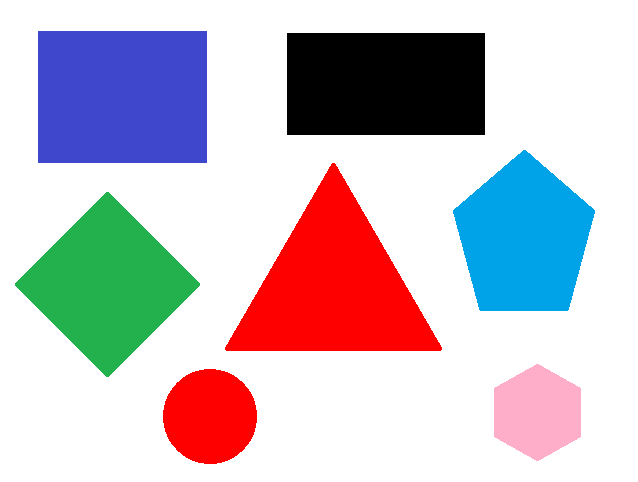
//> input picture test_pic.png, 638 x 482 px
$ ./test_code   (built with g++ and OpenCV 4)
//> lines starting //> are read from the running program, lines starting //| are printed output that depends on the picture; after the words box and inside, x2 and y2 are one past the last pixel; in counts of white or black regions, pixels touching at a corner belong together
//> further down, srcImg is the input picture: 482 rows x 638 cols, CV_8UC3; mean B, G, R 198.8, 190.8, 198.5
#include <iostream>
#include <opencv2/opencv.hpp>
#include <vector>

using namespace std;
using namespace cv;

// usage: detect polygons and return their position in graph
// last update: 7-5-2019 14:50
// input params: source image, output image ,vector of mass of center, vector of shape(int)
void Polygon_detection(Mat &srcImg,Mat &dstImg,vector<Point2f> &out_mc,vector<int> &shape){
  cvtColor(srcImg, srcImg, CV_BGR2GRAY);
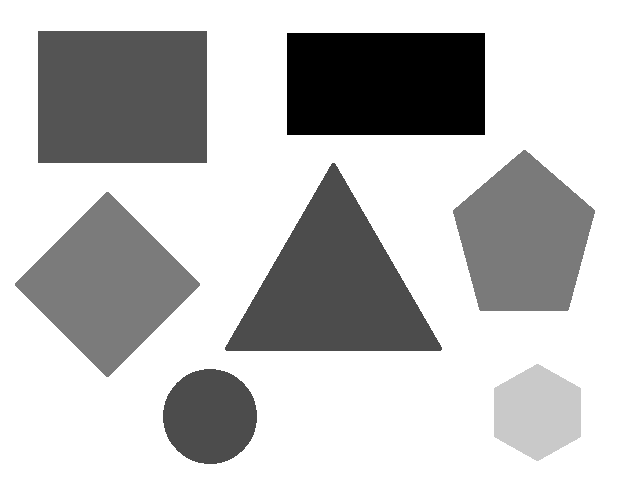
//> srcImg: 482 rows x 638 cols, CV_8UC1; min 0, max 255, mean 194
  threshold(srcImg, srcImg, 200, 255, CV_THRESH_BINARY_INV);
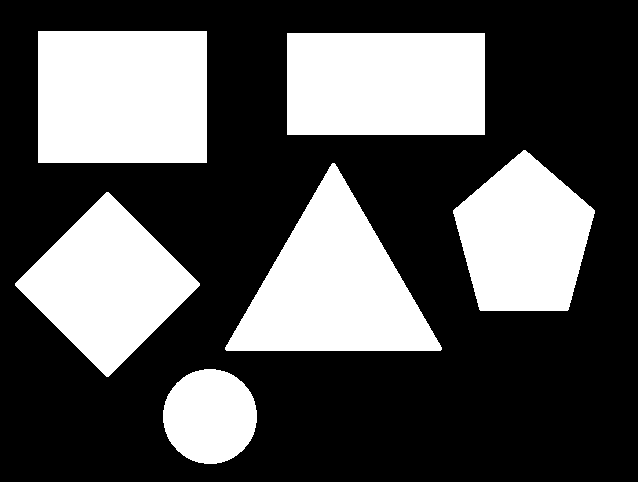
//> srcImg: 482 rows x 638 cols, CV_8UC1; 33.8% white; 6 white regions

  vector<vector<Point> > contours;
  vector<Vec4i> hierarcy;
  findContours(srcImg, contours, hierarcy, 0, CV_CHAIN_APPROX_NONE);
//> contours = 6 contours; box (x1, y1, x2, y2) and area: (38, 31, 207, 163) 22008, (225, 163, 442, 351) 20707, (287, 33, 485, 135) 19897, (15, 192, 200, 377) 17294, (453, 150, 595, 311) 15783, (163, 369, 257, 464) 6872


  vector<Moments>mu(contours.size());
//> mu = 6 items
  vector<vector<Point> > contours_poly(contours.size());
//> contours_poly = 6 empty contours
  vector<Point2f>mc(contours.size());

  for (int i = 0; i < contours.size(); i++) {
    double epsilon = 0.01 * arcLength(contours[i], true);
    approxPolyDP(Mat(contours[i]), contours_poly[i], epsilon, true);
    drawContours(dstImg, contours_poly, i, Scalar(0, 255, 255), 2, 8);
    mu[i] = moments(contours_poly[i], false);
    mc[i] = Point2f(mu[i].m10 / mu[i].m00, mu[i].m01 / mu[i].m00);
    circle(dstImg, mc[i], 4, Scalar(255,0,0), -1, 8, 0);
    out_mc.push_back(mc[i]);
    shape.push_back((int)contours_poly[i].size());
  }
//> this loop made 6 passes
//> epsilon on passes 1 to 6: 3.11, 5.23, 6.79, 5, 5.96, 5.98
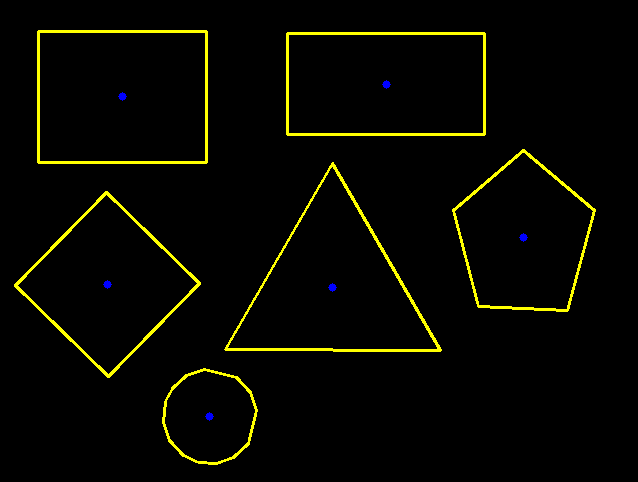
//> dstImg: 482 rows x 638 cols, CV_8UC3; mean B, G, R 0.2, 7.8, 7.8

}

int main() {
  Mat srcImg = imread("test_pic.png");
  Mat dstImg(srcImg.size(), CV_8UC3, Scalar::all(0)); //纯黑图像
  vector<Point2f>mc;
  vector<int> shape;
  Polygon_detection(srcImg,dstImg,mc,shape);
//> mc = 6 Points (x, y): [209.1, 416.3], [107, 284], [332.3, 287.3], [523.5, 237.5], [385.5, 83.5], [122, 96.5]; shape = [14, 4, 3, 5, 4, 4]

  for (int i=0;i<shape.size();i++){
    switch(shape[i]){
      case 3:
        cout<< "Triangle:position:(";
      break;
      case 4:
        cout<< "Rectangle:position:(";
      break;
      case 5:
        cout<< "Pentagon:position:(";
      break;
      case 6:
        cout<< "Hexagon:position:(";
      break;
      default:
        cout<< "Circle:position:(";
    }
    cout<<mc[i]<<")"<<endl;
  }
//> this loop made 6 passes
//| Circle:position:([209.107, 416.275])
//| Rectangle:position:([107, 284])
//| Triangle:position:([332.333, 287.333])
//| Pentagon:position:([523.467, 237.496])
//| Rectangle:position:([385.5, 83.5])
//| Rectangle:position:([122, 96.5])

  imshow("approx", dstImg);
  waitKey(0);
  return 0;
}

$ run again, with test2.png copied over test_pic.png
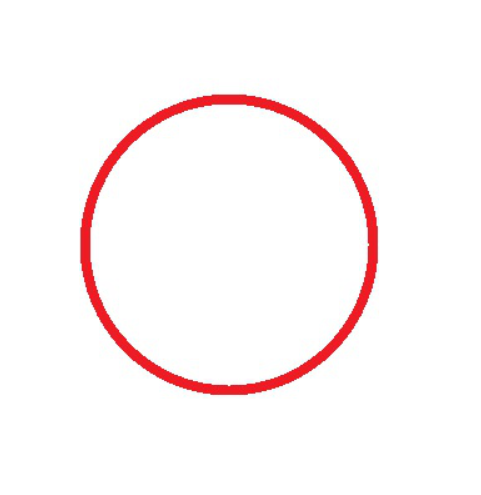
//> input picture test2.png, 481 x 495 px
//> srcImg is the input picture: 495 rows x 481 cols, CV_8UC3; mean B, G, R 246.5, 246.2, 253.7
//> in Polygon_detection, `threshold(srcImg, srcImg, 200, 255, CV_THRESH_BINARY_INV);`:
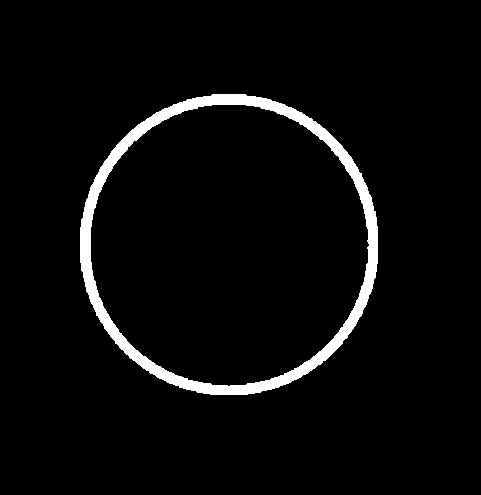
//> srcImg: 495 rows x 481 cols, CV_8UC1; 4% white; 1 white region
//> contours = 1 contour; box (x1, y1, x2, y2) and area: (80, 94, 378, 395) 70458
//> mu = 1 item
//> contours_poly = 1 empty contours
//> in Polygon_detection, `vector<Point2f>mc(contours.size());`: mc = 1 Point (x, y): [0, 0]
//> the loop in Polygon_detection, `for (int i = 0; i < contours.size(); i++)` made 1 pass
//> epsilon on pass 1: 9.98
//> after the loop in Polygon_detection, `for (int i = 0; i < contours.size(); i++)`:
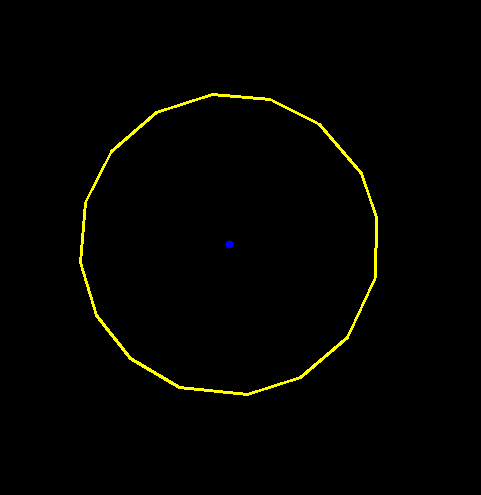
//> dstImg: 495 rows x 481 cols, CV_8UC3; mean B, G, R 0.1, 2.9, 2.9
//> `Polygon_detection(srcImg,dstImg,mc,shape);`: mc = 1 Point (x, y): [228.6, 244.2]; shape = [16]
//> the loop `for (int i=0;i<shape.size();i++)` made 1 pass
//| Circle:position:([228.592, 244.155])
